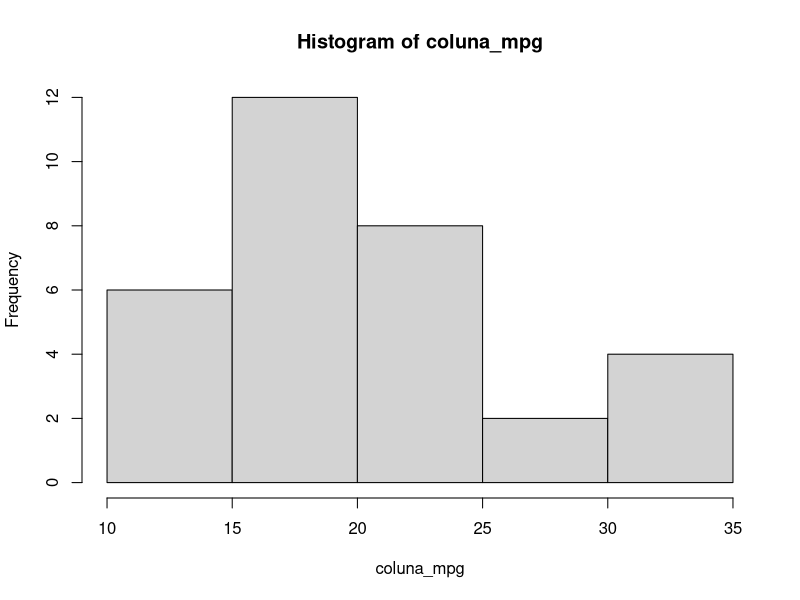
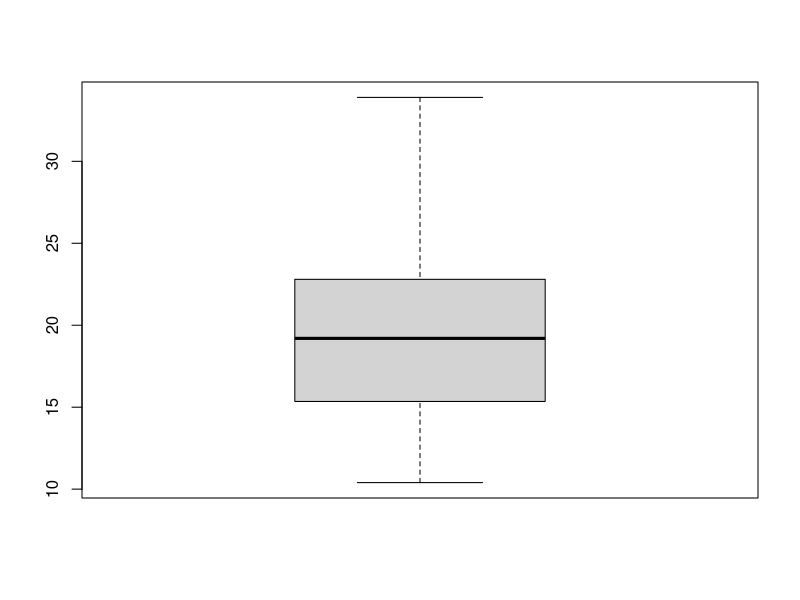
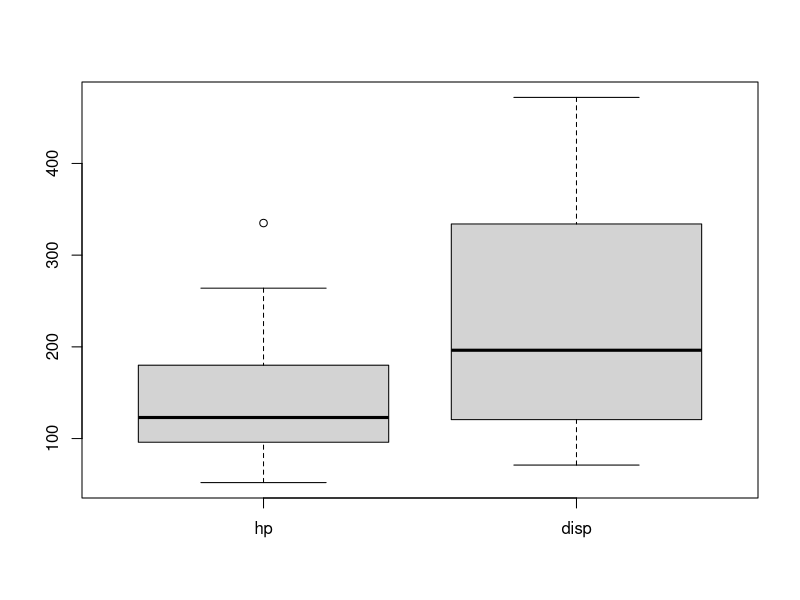

Recreate these plots in R, in order.
require(car)
require(dplyr)

## carregando base de dados (o csv)
data <- read.csv('mtcars.csv', sep = ';', dec = ',', encoding = "UTF-8")

## mostrar os dados em tabela
View(data)

## exibir as variaveis
glimpse(data)

## A) Com a coluna mpg que consta na base, calcular: mínimo e o máximo valor, média,
## mediana, desvio padrão, os quartis, construir o histograma e o boxplot e interpretar
## os resultados.


## pegando valor maximo da coluna mpg
coluna_mpg <- data$mpg
maximo <- max(coluna_mpg)
maximo

## pegando o valor mínimo da coluna mpg
minimo <- min(coluna_mpg)
minimo

## calculando a média da coluna mpg
media <- mean(coluna_mpg)
media

## calculando a mediana da coluna mpg
mediana <- median(coluna_mpg)
mediana

## calculando o desvio padrao da coluna mpg
desvio_padrao <- sd(coluna_mpg)
desvio_padrao

## calculando os quartis da coluna mpg
quartis <- quantile(coluna_mpg, c(0.25, 0.5, 0.75))
quartis

## construindo o histograma da coluna mpg
hist(coluna_mpg)

## construindo o boxplot da coluna mpg
boxplot(coluna_mpg)



## B) Gerar um gráfico boxplot com as colunas disp e hp.
coluna_disp <- data$disp
coluna_hp <- data$hp
  ### juntando as colunas
join_disp_hp <- list(coluna_hp,coluna_disp)
boxplot(join_disp_hp, names = c("hp","disp"))
